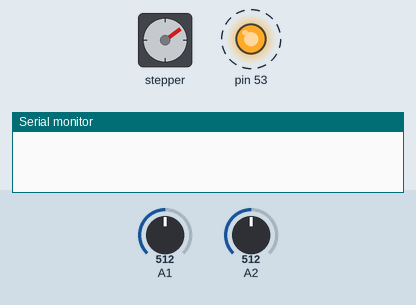
Recording of a sketch running on a simulated Arduino Mega 2560, built with avr-gcc and run on an emulated ATmega2560. Shown: stepper motor, output pins drawn as LEDs (lit = HIGH), the last lines printed to the serial monitor. Dashed ring = blinking. The test bench sets the inputs (shaded band); at power-on: A1 = 512, A2 = 512. Stepper angles assume 20 steps per turn.

Above: at 0.05 s.
At 0.45 s:
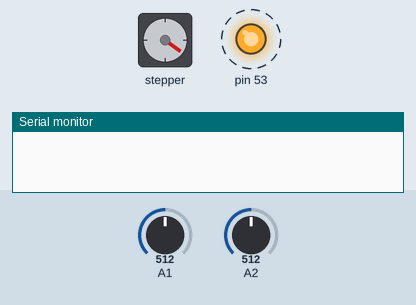
At 2.55 s:
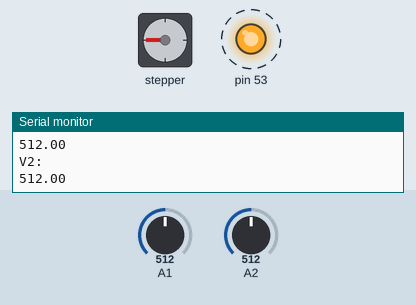
At 2.95 s:
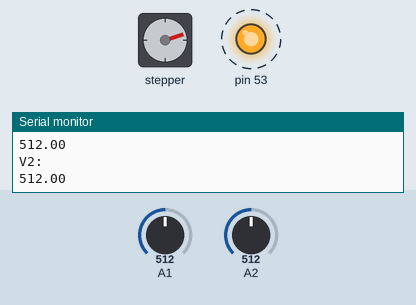
Timing chart, 0 to 6.5 s (numbered marks = the images above):
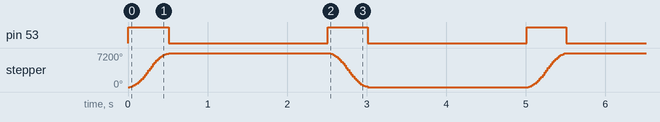

Measured:
- by itself, pin 53: alternates HIGH for 0.50 s and LOW for 2.0 s
- by itself, stepper: turns 7200° clockwise in 0.49 s, then 7200° counter-clockwise in 0.48 s, repeating every 5.0 s

The sketch:

singlerowloop.ino
```cpp
#include <AccelStepper.h>

const int stepsPerRevolution = 20;

const int motor1Pins[4] = {22, 23, 24, 25};

int motor_speed = 2000;
float v1;
float v2;
AccelStepper motor1(AccelStepper::FULL4WIRE, motor1Pins[0], motor1Pins[1], motor1Pins[2], motor1Pins[3]);

void setup() {
  pinMode(A1, INPUT);
  pinMode(A2, INPUT);
  Serial.begin(9600);

  pinMode(53, OUTPUT);
  motor1.setMaxSpeed(2000);
  motor1.setSpeed(motor_speed);
  motor1.setAcceleration(7500);

}

void loop() {
  v1 = analogRead(A1);
  v2 = analogRead(A2);

  digitalWrite(53, HIGH);
  motor1.moveTo(400);
  motor1.runToPosition();
  Serial.println("V1: ");
  Serial.println(v1);
  Serial.println("V2: ");
  Serial.println(v2);
  digitalWrite(53, LOW);

  delay(2000);

  digitalWrite(53, HIGH);

  motor1.moveTo(0);
  motor1.runToPosition();
   Serial.println("V1: ");
  Serial.println(v1);
  Serial.println("V2: ");
  Serial.println(v2);
  digitalWrite(53, LOW);
  delay(2000);

}
```
